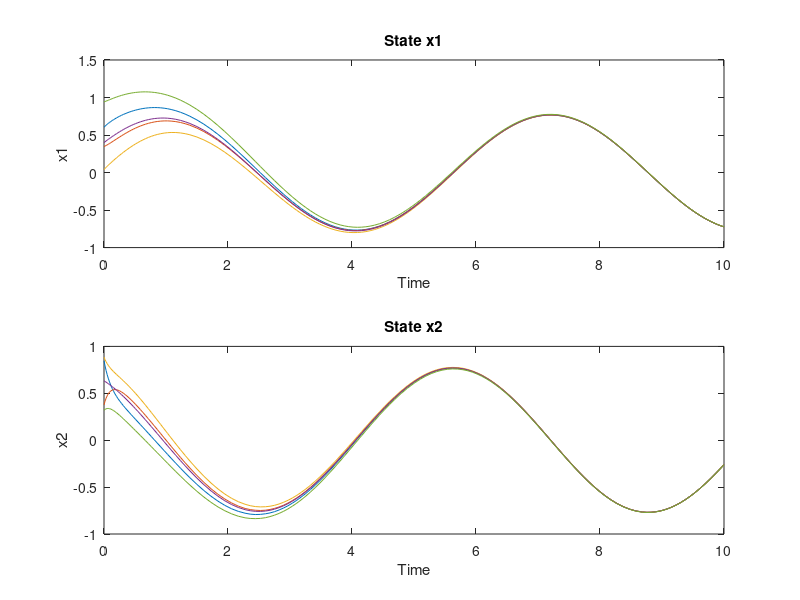

MATLAB code for this plot:
clc,clear

N = 5; 
A = [0 1; -1 0]; 
B = [0; 1];
L = [2 -1 0 0 -1; -1 2 -1 0 0;0 -1 2 -1 0;0 0 -1 2 -1;-1 0 0 -1 2];

p=[-1 -2];
K=place(A,B,p);


x0 = rand(2*N, 1);

t_span = [0 10];

system_matrix = kron(eye(N), A) - kron(L, B*K);

[t, x] = ode45(@(t,x) system_matrix*x, t_span, x0);

figure;
subplot(2,1,1);
plot(t, x(:,1:2:end));
xlabel('Time');
ylabel('x1');
title('State x1');

subplot(2,1,2);
plot(t, x(:,2:2:end));
xlabel('Time');
ylabel('x2');
title('State x2');
